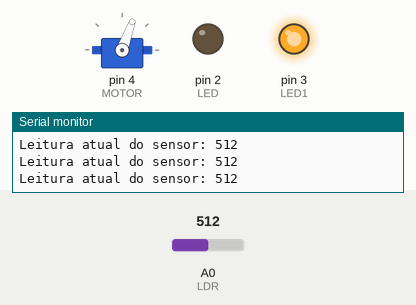
Recording of a sketch running on a simulated Arduino Uno, built with avr-gcc and run on an emulated ATmega328P. Parts: servo, output pins drawn as LEDs (lit = HIGH), the last lines printed to the serial monitor. The test bench sets the inputs (shaded band); at power-on: A0 (LDR) = 512.

Above: at 1.2 s.
1.3 s: A0 (LDR) set to 0
At 2.2 s:
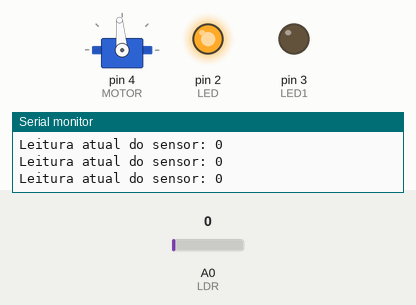
2.8 s: A0 (LDR) set to 122
At 3.8 s:
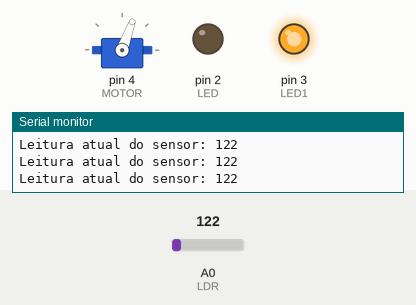
Timing chart, 0 to 5.8 s (numbered marks = the images above; inputs shaded):
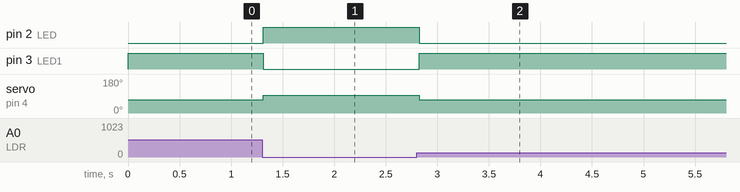

The sketch:

codigo.ino
```cpp
#include <Servo.h> // Biblioteca para controlar servo motores

// Define os pinos e constantes
#define LDR A0           // Define o pino analógico onde o sensor LDR está conectado
const int MOTOR = 4;     // Define o pino digital para o controle do servo motor
#define LED 2            // Define o pino digital para o LED 1
#define LED1 3           // Define o pino digital para o LED 2

int limitedisparo = 5;  // Define o limite mínimo para ativação baseado na leitura do LDR
int valor = 0;          // Variável para armazenar a leitura atual do LDR
Servo s;                // Cria um objeto da classe Servo para controlar o servo motor
int pos = 0;            // Variável para armazenar a posição atual do servo motor

void setup() {
  Serial.begin(9600);     // Inicializa a comunicação serial com baud rate de 9600
  s.attach(MOTOR);        // Associa o servo motor ao pino especificado
  s.write(0);             // Garante que o servo inicie na posição de 0 graus
  pinMode(LDR, INPUT);    // Configura o pino do LDR como entrada
  pinMode(LED, OUTPUT);   // Configura o pino do LED 1 como saída
  pinMode(LED1, OUTPUT);  // Configura o pino do LED 2 como saída
}

void loop() {
  valor = analogRead(LDR); // Lê o valor analógico do sensor LDR e armazena na variável

  // Se a leitura do LDR for maior que o limite estabelecido
  if (valor > limitedisparo) {
    digitalWrite(LED1, HIGH);  // Acende o LED 2
    if (pos != 70) {           // Verifica se a posição atual do servo é diferente de 70 graus
      pos = 70;                // Define a posição para 70 graus
      s.write(pos);            // Move o servo para a posição de 70 graus
    }
  } else {
    digitalWrite(LED1, LOW);   // Apaga o LED 2
  }

  // Se a leitura do LDR for menor que o limite estabelecido
  if (valor < limitedisparo) {
    digitalWrite(LED, HIGH);   // Acende o LED 1
    if (pos != 95) {           // Verifica se a posição atual do servo é diferente de 95 graus
      pos = 95;                // Define a posição para 95 graus
      s.write(pos);            // Move o servo para a posição de 95 graus
    }
  } else {
    digitalWrite(LED, LOW);    // Apaga o LED 1
  }

  // Exibe no monitor serial a leitura atual do LDR
  Serial.print("Leitura atual do sensor: ");
  Serial.println(valor);

  delay(50); // Adiciona um pequeno atraso para estabilizar as leituras
}
```

Measured:
- after the input at 1.3 s, pin 2 (LED): LOW → HIGH at once; pin 3 (LED1): HIGH → LOW at once; servo on pin 4 (MOTOR): 70° → 95° at once
- after the input at 2.8 s, pin 2 (LED): HIGH → LOW at once; pin 3 (LED1): LOW → HIGH at once; servo on pin 4 (MOTOR): 95° → 70° at once
